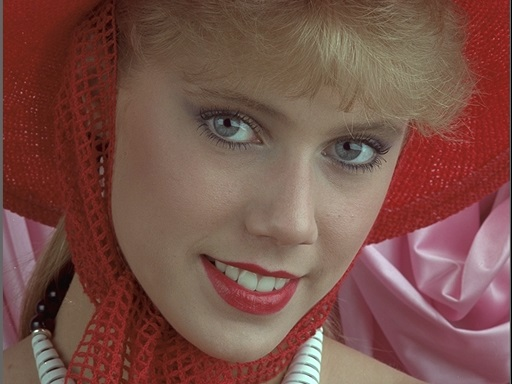
#> input picture I04.jpg, 512 x 384 px
$ python histogram.py
#> lines starting #> are read from the running program, lines starting #| are printed output that depends on the picture
import cv2
from matplotlib import pyplot as plt
import numpy as np


def tinh_his(Igray):
    r = Igray.shape[0]
    c = Igray.shape[1]

    mang_his = np.zeros(256, dtype='uint32')
    for i in range(0, r):
        for j in range(0, c):
            g = Igray[i][j]
            mang_his[g] = mang_his[g] + 1

    return mang_his


Igray = cv2.imread("I04.jpg")
#> Igray is the input picture: shape (384, 512, 3); mean B, G, R 72.7, 80.9, 121.3
# [12 lines of commented-out code are left out]
Ihsv = cv2.cvtColor(Igray, cv2.COLOR_RGB2HSV)
#> Ihsv: shape (384, 512, 3); mean H, S, V 112.8, 113.6, 121.6
cv2.imshow("Ihsv", Ihsv)
hist = tinh_his(Ihsv[:, :, 0])
#> after the loop in tinh_his, `for i in range(0, r):`: mang_his = 256 values, max 14232 at index 108, min 0 at index 1, mean 768
#> hist has the same summary as mang_his in tinh_his
plt.plot(hist)
# plt.show()
# cân bằng histogram của kênh S
Ihsv_canbang = cv2.equalizeHist(Ihsv[:, :, 0])
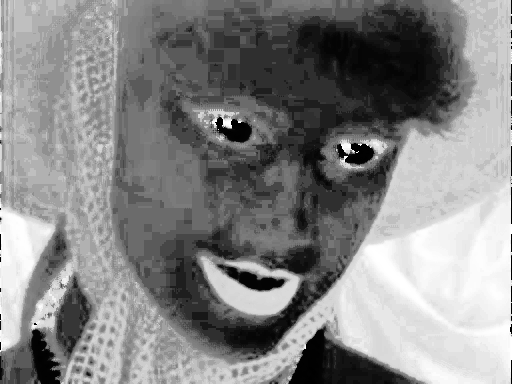
#> Ihsv_canbang: shape (384, 512); min 0, max 255, mean 132.9
print(Ihsv.shape)
#| (384, 512, 3)
cv2.imshow("Anh can bang histogram:", Ihsv_canbang)
plt.plot(Ihsv_canbang)
plt.show()
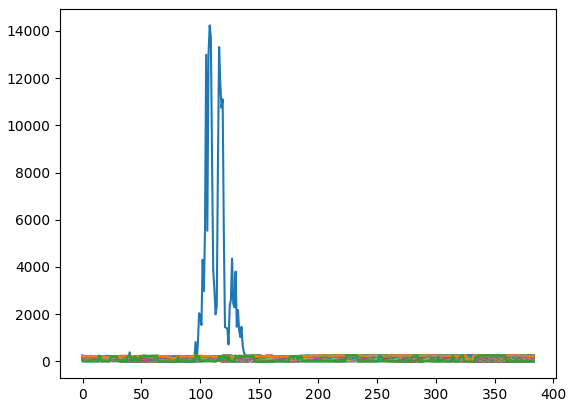
#> figure drawn by matplotlib, 1 panel; curve peaks at x = 108, y = 14232; curve peaks at x = 206, y = 255; curve peaks at x = 232, y = 254

cv2.waitKey()


#Xác định histogram của kênh S của ảnh Ihsv
hist = cv2.calcHist(Ihsv[:, :, 1], channels=[2],mask=None,histSize=[256],ranges=[0,256])
#> hist = 256 values, max 17 at index 194, min 0 at index 0, mean 2
plt.plot(hist)
plt.title('Histogram của kênh anh S của ảnh Ihsv')
plt.show()
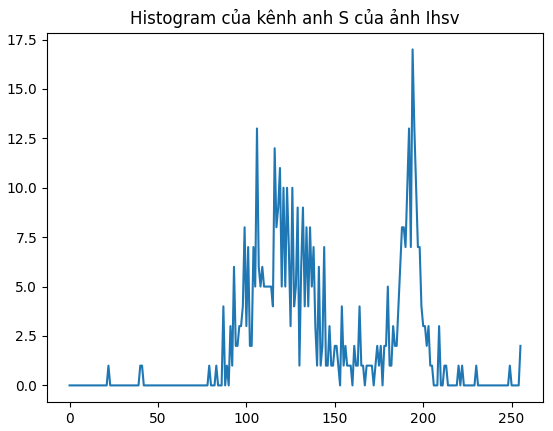
#> figure drawn by matplotlib, 1 panel; curve peaks at x = 194, y = 17

I_tron = cv2.blur(Ihsv[:, :, 2], (3,3))
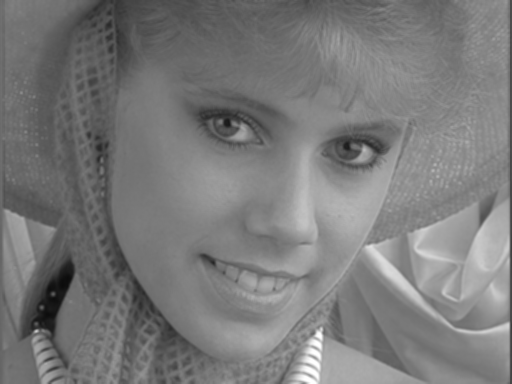
#> I_tron: shape (384, 512); min 11, max 255, mean 121.6
cv2.imshow('tron', I_tron)
I3 = cv2.cvtColor(Ihsv, cv2.COLOR_HSV2BGR)
cv2.imshow('I3', I3)


Ivb = cv2.Canny(Ihsv[:, :, 2], 0, 255)
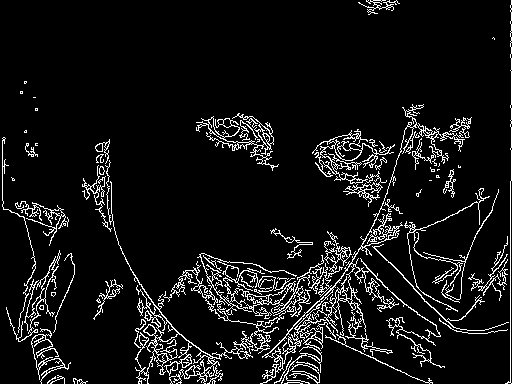
#> Ivb: shape (384, 512); 7.8% white in thin lines or dots
cv2.imshow('canny', Ivb)

cv2.waitKey(0)
